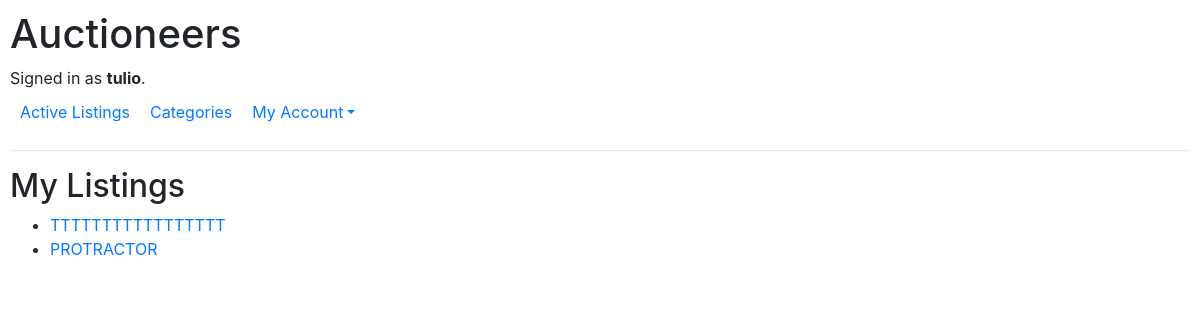
The page /selling/ (signed in) on the database its author committed.
### auctions/models.py (models this page shows, shortened)
class User(AbstractUser):
    watchlist = models.ManyToManyField("Auction_Listing", related_name="watched_by", blank=True)

class Auction_Listing(models.Model):
    category = models.ForeignKey(Category, on_delete=models.PROTECT, related_name="listings")
    title = models.CharField(max_length = 25)
    description = models.TextField()
    image = models.FileField(upload_to="media/", blank=False, default="media/placeholder.jpg")
    quantity = models.IntegerField()
    price = models.DecimalField(max_digits=10, decimal_places=2)
    current_bid = models.ForeignKey("Bid", on_delete=models.PROTECT, related_name="listings", null=True, blank=True)
    seller = models.ForeignKey(User, on_delete=models.CASCADE, related_name="listings")
    timestamp = models.DateTimeField(auto_now_add=True)
    closing_time = models.DateTimeField(blank=False)
    is_open = models.BooleanField(default=True)

### auctions/views.py (the view)
# urls.py: path("selling/", views.selling, name="selling"),
def selling(request):
    if request.user.is_authenticated:
        listings = Auction_Listing.objects.filter(seller=request.user)
        message = ""
        if not listings.exists():
            message = "No active listings found"
        return render(request, "auctions/selling.html", {
            "listings": listings,
            "message": message,
        })

### auctions/templates/auctions/selling.html (shortened to what this page needs)
{% extends "auctions/layout.html" %}
{% block body %}
    <h2>My Listings</h2>
    <div>
        <ul>
            {% for listing in listings %}
                <li>
                    {% include "auctions/user_seller_routing.html" with listing=listing user=user %}
                </li>
            {% endfor %}
        </ul>
    </div>
{% endblock %}

### auctions/templates/auctions/layout.html (shortened to what this page needs)
{% load static %}
<!DOCTYPE html>
<html lang="en">
    <head>
        <link rel="stylesheet" href="https://stackpath.bootstrapcdn.com/bootstrap/4.4.1/css/bootstrap.min.css">
        <link href="{% static 'auctions/styles.css' %}" rel="stylesheet">
    </head>
    <body>
        <h1>Auctioneers</h1>
        <div>
            {% if user.is_authenticated %}
                Signed in as <strong>{{ user.username }}</strong>.
            {% else %}
                Not signed in.
            {% endif %}
        </div>
        <ul class="nav">
            <li class="nav-item">
                <a class="nav-link" href="{% url 'index' %}">Active Listings</a>
            </li>
            <li>
                <a class="nav-link" href="{% url 'categories' %}">Categories</a>
            </li>
            {% if user.is_authenticated %}
                <li class="nav-item dropdown">
                    <a href="#" class="nav-link dropdown-toggle">My Account</a>
                </li>
            {% endif %}
        </ul>
        <hr>
        {% block body %}
        {% endblock %}
    </body>
</html>

### auctions/templates/auctions/user_seller_routing.html
{% if listing.seller.id == user.id %}
    <a href="{% url 'sell' listing.id %}">{{ listing.title }}</a>
{% else %}
    <a href="{% url 'listing_detail' listing.id %}">{{ listing.title }}</a>
{% endif %}

### auctions/static/auctions/styles.css (style rules this page uses)
body { padding: 10px; }
.nav-link { text-decoration: none; padding: 10px; border-radius: 5px; }

### rows shown on the page
User: username "tulio"
Auction_Listing: title "TTTTTTTTTTTTTTTTT"
Auction_Listing: title "PROTRACTOR"
